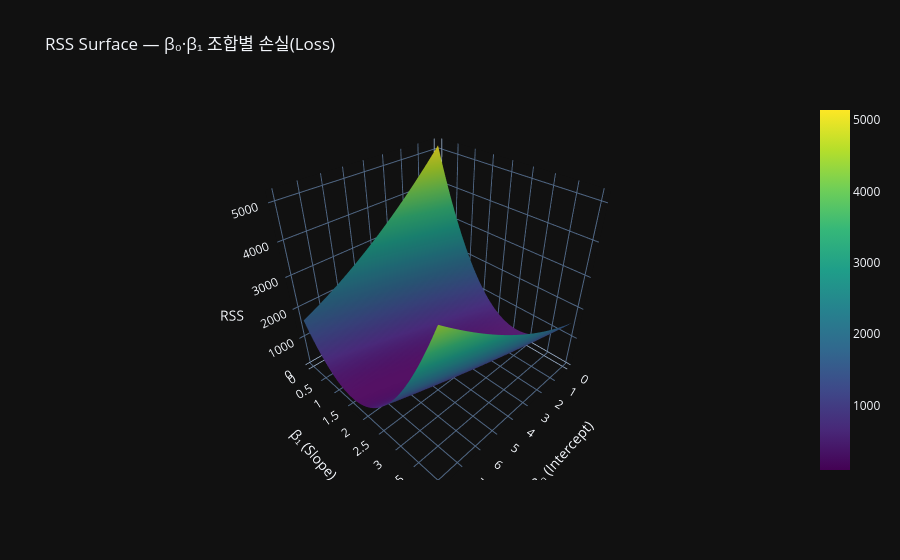

Notebook code cell kept with this figure:
### Markdown cell above
## **RSS를 β₀·β₁의 함수로 보기**

> β₀(절편)과 β₁(기울기)에 따라 RSS가 어떻게 달라지는지 직접 시각화해서 확인

### Code cell
import numpy as np, plotly.graph_objects as go
np.random.seed(42)
x = np.linspace(0, 10, 20)
y = 2.3*x + 4 + np.random.randn(20)*3

def rss(b0, b1):
    y_pred = b0 + b1*x
    return np.sum((y - y_pred)**2)

b0_range = np.linspace(0, 8, 50)
b1_range = np.linspace(0, 4, 50)
B0, B1 = np.meshgrid(b0_range, b1_range)
RSS = np.array([[rss(b0, b1) for b0 in b0_range] for b1 in b1_range])

fig = go.Figure(data=[go.Surface(z=RSS, x=b0_range, y=b1_range, colorscale="Viridis")])
fig.update_layout(
    title="RSS Surface — β₀·β₁ 조합별 손실(Loss)",
    scene=dict(xaxis_title="β₀ (Intercept)", yaxis_title="β₁ (Slope)", zaxis_title="RSS"),
    template="plotly_dark")
fig.show()

### Figure 1 — Plotly figure (JSON) as saved in the notebook; plotly's stock layout.template omitted (floating-point values rounded to 4 significant figures; data arrays with more than 128 entries replaced by an {"elided": "..."} marker saying what was removed)
{"data": [{"colorscale": [[0, "#440154"], [0.1111, "#482878"], [0.2222, "#3e4989"], [0.3333, "#31688e"], [0.4444, "#26828e"], [0.5556, "#1f9e89"], [0.6667, "#35b779"], [0.7778, "#6ece58"], [0.8889, "#b5de2b"], [1, "#fde725"]], "type": "surface", "x": [0.0, 0.1633, 0.3265, 0.4898, 0.6531, 0.8163, 0.9796, 1.143, 1.306, 1.469, 1.633, 1.796, 1.959, 2.122, 2.286, 2.449, 2.612, 2.776, 2.939, 3.102, 3.265, 3.429, 3.592, 3.755, 3.918, 4.082, 4.245, 4.408, 4.571, 4.735, 4.898, 5.061, 5.224, 5.388, 5.551, 5.714, 5.878, 6.041, 6.204, 6.367, 6.531, 6.694, 6.857, 7.02, 7.184, 7.347, 7.51, 7.673, 7.837, 8.0], "y": [0.0, 0.08163, 0.1633, 0.2449, 0.3265, 0.4082, 0.4898, 0.5714, 0.6531, 0.7347, 0.8163, 0.898, 0.9796, 1.061, 1.143, 1.224, 1.306, 1.388, 1.469, 1.551, 1.633, 1.714, 1.796, 1.878, 1.959, 2.041, 2.122, 2.204, 2.286, 2.367, 2.449, 2.531, 2.612, 2.694, 2.776, 2.857, 2.939, 3.02, 3.102, 3.184, 3.265, 3.347, 3.429, 3.51, 3.592, 3.673, 3.755, 3.837, 3.918, 4.0], "z": {"elided": "50x50 float values"}}], "layout": {"scene": {"xaxis": {"title": {"text": "β₀ (Intercept)"}}, "yaxis": {"title": {"text": "β₁ (Slope)"}}, "zaxis": {"title": {"text": "RSS"}}}, "title": {"text": "RSS Surface — β₀·β₁ 조합별 손실(Loss)"}}}
